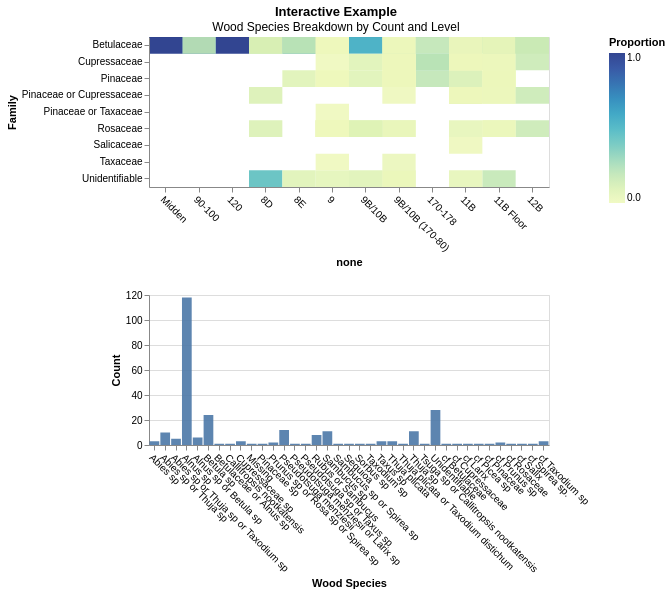

Notebook cell for this chart:
### Markdown cell above
### Interaction Example: Heatmap

### Code cell
# Create a brush for interactive selection
brush = alt.selection_interval(encodings = ['x'])

# Create opacity values for brush selection
opacity = alt.condition(brush, alt.value(0.9), alt.value(0.1))

# Create wood species
species = (alt.Chart(data)
              .mark_bar()
              .encode(
                alt.X("Wood ID",
                       axis=alt.Axis(title='Wood Species', labelAngle=45)),
                alt.Y('count()', title='Count'),
                opacity=opacity)
              .add_params(brush)     # add interval brush selection to the chart
              .properties(width=400,
                          height=150)
          )

# Heatmap based on Level and Family Data
heatmap = (alt.Chart(counts_id)
              .mark_rect()
              .encode(
                    alt.X('Level')
                        .axis(labelAngle=45, title='none')
                        .sort(['Midden', 
                       '90-100', 
                       '120', 
                       '8D', 
                       '8E', 
                       '9', 
                       '9B/10B', 
                       "9B/10B (170-80)", 
                       "170-178", 
                       "11B", 
                       "11B Floor", 
                       "12B"]),
                    alt.Y('Family'),
                    alt.Color('proportion').title('Proportion'),
                    opacity = opacity)
               .properties(width = 400,
                           height = 150)
          )
# Combine charts
dashboard = heatmap & species# #Order matters

# configure titles and headings
dashboard.properties(title = {"text":"Interactive Example",
                              "subtitle": "Wood Species Breakdown by Count and Level"}).configure_title(anchor = "middle")

### Figure 1 — Vega-Lite specification as saved in the notebook (floating-point values rounded to 4 significant figures; data arrays with more than 128 entries replaced by an {"elided": "..."} marker saying what was removed)
{"config": {"view": {"continuousWidth": 300, "continuousHeight": 300}, "title": {"anchor": "middle"}}, "vconcat": [{"data": {"name": "data-7fa3ad2a7c32e766ed56d096e8b58043"}, "mark": {"type": "rect"}, "encoding": {"color": {"field": "proportion", "title": "Proportion", "type": "quantitative"}, "opacity": {"condition": {"param": "param_c97a99acfc68b794", "value": 0.9}, "value": 0.1}, "x": {"axis": {"labelAngle": 45, "title": "none"}, "field": "Level", "sort": ["Midden", "90-100", "120", "8D", "8E", "9", "9B/10B", "9B/10B (170-80)", "170-178", "11B", "11B Floor", "12B"], "type": "nominal"}, "y": {"field": "Family", "type": "nominal"}}, "height": 150, "width": 400}, {"data": {"name": "data-832df9cd73a3d076e0fb48281093a8c4"}, "mark": {"type": "bar"}, "encoding": {"opacity": {"condition": {"param": "param_c97a99acfc68b794", "value": 0.9}, "value": 0.1}, "x": {"axis": {"labelAngle": 45, "title": "Wood Species"}, "field": "Wood ID", "type": "nominal"}, "y": {"aggregate": "count", "title": "Count", "type": "quantitative"}}, "height": 150, "name": "view_6c6711a7a94a45b4_1", "width": 400}], "params": [{"name": "param_c97a99acfc68b794", "select": {"type": "interval", "encodings": ["x"]}, "views": ["view_6c6711a7a94a45b4_1"]}], "title": {"text": "Interactive Example", "subtitle": "Wood Species Breakdown by Count and Level"}, "$schema": "https://vega.github.io/schema/vega-lite/v6.1.0.json", "datasets": {"data-7fa3ad2a7c32e766ed56d096e8b58043": [{"Level": "9", "Context": "Unit 1/2", "Wood ID": "Alnus sp", "Family": "Betulaceae", "n": 40, "proportion": 0.5333}, {"Level": "9B/10B (170-80)", "Context": "E2 Feature 6", "Wood ID": "Alnus sp", "Family": "Betulaceae", "n": 25, "proportion": 0.5}, {"Level": "11B Floor", "Context": "Unit 3", "Wood ID": "Alnus sp", "Family": "Betulaceae", "n": 16, "proportion": 0.3721}, {"Level": "11B", "Context": "Unit 3", "Wood ID": "Alnus sp", "Family": "Betulaceae", "n": 11, "proportion": 0.22}, {"Level": "9", "Context": "Unit 1/2", "Wood ID": "Betula sp", "Family": "Betulaceae", "n": 10, "proportion": 0.1333}, {"Level": "11B", "Context": "Unit 3", "Wood ID": "Abies sp or Thuja sp", "Family": "Pinaceae or Cupressaceae", "n": 8, "proportion": 0.16}, {"Level": "11B Floor", "Context": "Unit 3", "Wood ID": "Unidentifiable", "Family": "Unidentifiable", "n": 8, "proportion": 0.186}, {"Level": "11B", "Context": "Unit 3", "Wood ID": "Thuja sp", "Family": "Cupressaceae", "n": 7, "proportion": 0.14}, {"Level": "8E", "Context": "Unit 3", "Wood ID": "Alnus sp", "Family": "Betulaceae", "n": 7, "proportion": 0.6364}, {"Level": "11B", "Context": "Unit 3", "Wood ID": "Pseudotsuga menziesii", "Family": "Pinaceae", "n": 6, "proportion": 0.12}, {"Level": "9B/10B (170-80)", "Context": "E2 Feature 6", "Wood ID": "Unidentifiable", "Family": "Unidentifiable", "n": 6, "proportion": 0.12}, {"Level": "9B/10B", "Context": "Unit 3", "Wood ID": "Alnus sp", "Family": "Betulaceae", "n": 6, "proportion": 0.5455}, {"Level": "120", "Context": "East Balk", "Wood ID": "Alnus sp", "Family": "Betulaceae", "n": 6, "proportion": 1.0}, {"Level": "11B Floor", "Context": "Unit 3", "Wood ID": "Betula sp", "Family": "Betulaceae", "n": 5, "proportion": 0.1163}, {"Level": "9", "Context": "Unit 1/2", "Wood ID": "Unidentifiable", "Family": "Unidentifiable", "n": 5, "proportion": 0.06667}, {"Level": "90-100", "Context": "East Balk", "Wood ID": "Alnus sp", "Family": "Betulaceae", "n": 4, "proportion": 0.8}, {"Level": "8D", "Context": "Unit 3", "Wood ID": "Unidentifiable", "Family": "Unidentifiable", "n": 4, "proportion": 0.4444}, {"Level": "9B/10B (170-80)", "Context": "E2 Feature 6", "Wood ID": "Sambucus sp", "Family": "Rosaceae", "n": 4, "proportion": 0.08}, {"Level": "11B Floor", "Context": "Unit 3", "Wood ID": "Rubus or Sambucus", "Family": "Rosaceae", "n": 3, "proportion": 0.06977}, {"Level": "11B", "Context": "Unit 3", "Wood ID": "Unidentifiable", "Family": "Unidentifiable", "n": 3, "proportion": 0.06}, {"Level": "9", "Context": "Unit 1/2", "Wood ID": "Rubus or Sambucus", "Family": "Rosaceae", "n": 3, "proportion": 0.04}, {"Level": "9", "Context": "Unit 1/2", "Wood ID": "Sambucus sp", "Family": "Rosaceae", "n": 3, "proportion": 0.04}, {"Level": "11B", "Context": "Unit 3", "Wood ID": "Sambucus sp", "Family": "Rosaceae", "n": 3, "proportion": 0.06}, {"Level": "11B", "Context": "Unit 3", "Wood ID": "cf Taxodium sp", "Family": "Cupressaceae", "n": 2, "proportion": 0.04}, {"Level": "11B Floor", "Context": "Unit 3", "Wood ID": "Alnus sp or Betula sp", "Family": "Betulaceae", "n": 2, "proportion": 0.04651}, {"Level": "11B", "Context": "Unit 3", "Wood ID": "Abies sp or Thuja sp or Taxodium sp", "Family": "Pinaceae or Cupressaceae", "n": 2, "proportion": 0.04}, {"Level": "9B/10B (170-80)", "Context": "E2 Feature 6", "Wood ID": "Taxus sp", "Family": "Taxaceae", "n": 2, "proportion": 0.04}, {"Level": "9B/10B (170-80)", "Context": "E2 Feature 6", "Wood ID": "Rubus or Sambucus", "Family": "Rosaceae", "n": 2, "proportion": 0.04}, {"Level": "8D", "Context": "Unit 3", "Wood ID": "Betula sp", "Family": "Betulaceae", "n": 2, "proportion": 0.2222}, {"Level": "170-178", "Context": "Unit 3", "Wood ID": "Cupressaceae sp", "Family": "Cupressaceae", "n": 2, "proportion": 0.4}, {"Level": "9", "Context": "Unit 1/2", "Wood ID": "Prunus sp or Rosa sp or Spirea sp", "Family": "Rosaceae", "n": 2, "proportion": 0.02667}, {"Level": "11B Floor", "Context": "Unit 3", "Wood ID": "Pseudotsuga menziesii", "Family": "Pinaceae", "n": 2, "proportion": 0.04651}, {"Level": "8E", "Context": "Unit 3", "Wood ID": "Betula sp", "Family": "Betulaceae", "n": 2, "proportion": 0.1818}, {"Level": "9", "Context": "Unit 1/2", "Wood ID": "Alnus sp or Betula sp", "Family": "Betulaceae", "n": 2, "proportion": 0.02667}, {"Level": "11B", "Context": "Unit 3", "Wood ID": "Thuja plicata", "Family": "Cupressaceae", "n": 2, "proportion": 0.04}, {"Level": "11B", "Context": "Unit 3", "Wood ID": "Cupressaceae sp", "Family": "Cupressaceae", "n": 1, "proportion": 0.02}, {"Level": "11B", "Context": "Unit 3", "Wood ID": "Betula sp", "Family": "Betulaceae", "n": 1, "proportion": 0.02}, {"Level": "11B", "Context": "Unit 3", "Wood ID": "Callitropsis nootkatensis", "Family": "Cupressaceae", "n": 1, "proportion": 0.02}, {"Level": "11B", "Context": "Unit 3", "Wood ID": "cf Cupressaceae", "Family": "Cupressaceae", "n": 1, "proportion": 0.02}, {"Level": "11B Floor", "Context": "Unit 3", "Wood ID": "Abies sp", "Family": "Pinaceae", "n": 1, "proportion": 0.02326}, {"Level": "11B Floor", "Context": "Unit 3", "Wood ID": "Abies sp or Thuja sp", "Family": "Pinaceae or Cupressaceae", "n": 1, "proportion": 0.02326}, {"Level": "11B Floor", "Context": "Unit 3", "Wood ID": "Abies sp or Thuja sp or Taxodium sp", "Family": "Pinaceae or Cupressaceae", "n": 1, "proportion": 0.02326}, {"Level": "11B Floor", "Context": "Unit 3", "Wood ID": "Thuja sp", "Family": "Cupressaceae", "n": 1, "proportion": 0.02326}, {"Level": "11B Floor", "Context": "Unit 3", "Wood ID": "Thuja plicata or Taxodium distichum", "Family": "Cupressaceae", "n": 1, "proportion": 0.02326}, {"Level": "11B Floor", "Context": "Unit 3", "Wood ID": "Pinaceae sp", "Family": "Pinaceae", "n": 1, "proportion": 0.02326}, {"Level": "11B", "Context": "Unit 3", "Wood ID": "Tsuga sp or Callitropsis nootkatensis", "Family": "Pinaceae or Cupressaceae", "n": 1, "proportion": 0.02}, {"Level": "11B", "Context": "Unit 3", "Wood ID": "cf Salix ", "Family": "Salicaceae", "n": 1, "proportion": 0.02}, {"Level": "170-178", "Context": "Unit 3", "Wood ID": "Alnus sp", "Family": "Betulaceae", "n": 1, "proportion": 0.2}, {"Level": "12B", "Context": "Unit 3", "Wood ID": "Betula sp", "Family": "Betulaceae", "n": 1, "proportion": 0.1667}, {"Level": "12B", "Context": "Unit 3", "Wood ID": "Thuja sp", "Family": "Cupressaceae", "n": 1, "proportion": 0.1667}, {"Level": "8D", "Context": "Unit 3", "Wood ID": "Alnus sp", "Family": "Betulaceae", "n": 1, "proportion": 0.1111}, {"Level": "8D", "Context": "Unit 3", "Wood ID": "Abies sp or Thuja sp", "Family": "Pinaceae or Cupressaceae", "n": 1, "proportion": 0.1111}, {"Level": "170-178", "Context": "Unit 3", "Wood ID": "Thuja sp", "Family": "Cupressaceae", "n": 1, "proportion": 0.2}, {"Level": "170-178", "Context": "Unit 3", "Wood ID": "Pseudotsuga menziesii", "Family": "Pinaceae", "n": 1, "proportion": 0.2}, {"Level": "12B", "Context": "Unit 3", "Wood ID": "cf Prunus sp", "Family": "Rosaceae", "n": 1, "proportion": 0.1667}, {"Level": "12B", "Context": "Unit 3", "Wood ID": "Alnus sp", "Family": "Betulaceae", "n": 1, "proportion": 0.1667}, {"Level": "11B Floor", "Context": "Unit 3", "Wood ID": "cf Prunus sp", "Family": "Rosaceae", "n": 1, "proportion": 0.02326}, {"Level": "12B", "Context": "Unit 3", "Wood ID": "Alnus sp or Betula sp", "Family": "Betulaceae", "n": 1, "proportion": 0.1667}, {"Level": "9", "Context": "Unit 1/2", "Wood ID": "Sorbus sp", "Family": "Rosaceae", "n": 1, "proportion": 0.01333}, {"Level": "9", "Context": "Unit 1/2", "Wood ID": "Pseudotsuga sp or Taxus sp", "Family": "Pinaceae or Taxaceae", "n": 1, "proportion": 0.01333}, {"Level": "9", "Context": "Unit 1/2", "Wood ID": "Betulaceae or Alnus sp", "Family": "Betulaceae", "n": 1, "proportion": 0.01333}, {"Level": "9", "Context": "Unit 1/2", "Wood ID": "Pseudotsuga menziesii", "Family": "Pinaceae", "n": 1, "proportion": 0.01333}, {"Level": "8E", "Context": "Unit 3", "Wood ID": "Abies sp", "Family": "Pinaceae", "n": 1, "proportion": 0.09091}, {"Level": "8D", "Context": "Unit 3", "Wood ID": "cf Spirea sp.", "Family": "Rosaceae", "n": 1, "proportion": 0.1111}, {"Level": "8E", "Context": "Unit 3", "Wood ID": "Unidentifiable", "Family": "Unidentifiable", "n": 1, "proportion": 0.09091}, {"Level": "12B", "Context": "Unit 3", "Wood ID": "Abies sp or Thuja sp or Taxodium sp", "Family": "Pinaceae or Cupressaceae", "n": 1, "proportion": 0.1667}, {"Level": "9", "Context": "Unit 1/2", "Wood ID": "cf Rosaceae", "Family": "Rosaceae", "n": 1, "proportion": 0.01333}, {"Level": "90-100", "Context": "East Balk", "Wood ID": "Betula sp", "Family": "Betulaceae", "n": 1, "proportion": 0.2}, {"Level": "9B/10B", "Context": "Unit 3", "Wood ID": "Pseudotsuga menziesii", "Family": "Pinaceae", "n": 1, "proportion": 0.09091}, {"Level": "9", "Context": "Unit 1/2", "Wood ID": "Thuja plicata", "Family": "Cupressaceae", "n": 1, "proportion": 0.01333}, {"Level": "9", "Context": "Unit 1/2", "Wood ID": "cf Betulaceae", "Family": "Betulaceae", "n": 1, "proportion": 0.01333}, {"Level": "9", "Context": "Unit 1/2", "Wood ID": "cf Picea sp", "Family": "Pinaceae", "n": 1, "proportion": 0.01333}, {"Level": "9", "Context": "Unit 1/2", "Wood ID": "cf Pinaceae", "Family": "Pinaceae", "n": 1, "proportion": 0.01333}, {"Level": "9", "Context": "Unit 1/2", "Wood ID": "Taxus sp", "Family": "Taxaceae", "n": 1, "proportion": 0.01333}, {"Level": "9B/10B (170-80)", "Context": "E2 Feature 6", "Wood ID": "Abies sp", "Family": "Pinaceae", "n": 1, "proportion": 0.02}, {"Level": "9B/10B", "Context": "Unit 3", "Wood ID": "cf Taxodium sp", "Family": "Cupressaceae", "n": 1, "proportion": 0.09091}, {"Level": "9B/10B", "Context": "Unit 3", "Wood ID": "Unidentifiable", "Family": "Unidentifiable", "n": 1, "proportion": 0.09091}, {"Level": "9B/10B", "Context": "Unit 3", "Wood ID": "Sambucus sp or Spirea sp", "Family": "Rosaceae", "n": 1, "proportion": 0.09091}, {"Level": "9B/10B", "Context": "Unit 3", "Wood ID": "Sambucus sp", "Family": "Rosaceae", "n": 1, "proportion": 0.09091}, {"Level": "9B/10B (170-80)", "Context": "E2 Feature 6", "Wood ID": "Betula sp", "Family": "Betulaceae", "n": 1, "proportion": 0.02}, {"Level": "9B/10B (170-80)", "Context": "E2 Feature 6", "Wood ID": "Alnus sp or Betula sp", "Family": "Betulaceae", "n": 1, "proportion": 0.02}, {"Level": "9B/10B (170-80)", "Context": "E2 Feature 6", "Wood ID": "Abies sp or Thuja sp or Taxodium sp", "Family": "Pinaceae or Cupressaceae", "n": 1, "proportion": 0.02}, {"Level": "9B/10B (170-80)", "Context": "E2 Feature 6", "Wood ID": "Pseudotsuga menziesii or Larix sp", "Family": "Pinaceae", "n": 1, "proportion": 0.02}, {"Level": "9B/10B (170-80)", "Context": "E2 Feature 6", "Wood ID": "Pseudotsuga menziesii", "Family": "Pinaceae", "n": 1, "proportion": 0.02}, {"Level": "9B/10B (170-80)", "Context": "E2 Feature 6", "Wood ID": "Missing", "Family": "Unidentifiable", "n": 1, "proportion": 0.02}, {"Level": "9B/10B (170-80)", "Context": "E2 Feature 6", "Wood ID": "Sequioa", "Family": "Cupressaceae", "n": 1, "proportion": 0.02}, {"Level": "9B/10B (170-80)", "Context": "E2 Feature 6", "Wood ID": "Taxodium sp", "Family": "Cupressaceae", "n": 1, "proportion": 0.02}, {"Level": "9B/10B (170-80)", "Context": "E2 Feature 6", "Wood ID": "Thuja sp", "Family": "Cupressaceae", "n": 1, "proportion": 0.02}, {"Level": "9B/10B (170-80)", "Context": "E2 Feature 6", "Wood ID": "cf Larix", "Family": "Pinaceae", "n": 1, "proportion": 0.02}, {"Level": "Midden", "Context": "East Balk", "Wood ID": "Betula sp", "Family": "Betulaceae", "n": 1, "proportion": 1.0}], "data-832df9cd73a3d076e0fb48281093a8c4": {"elided": "272 records"}}}
